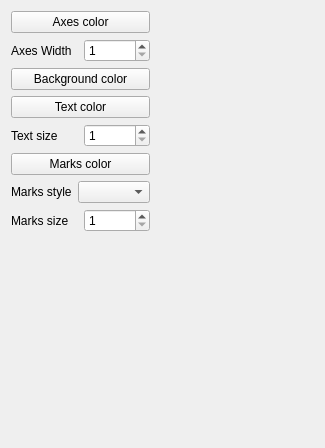
<?xml version="1.0" encoding="UTF-8"?>
<ui version="4.0">
 <class>SettingsWindow</class>
 <widget class="QWidget" name="SettingsWindow">
  <property name="geometry">
   <rect>
    <x>0</x>
    <y>0</y>
    <width>325</width>
    <height>448</height>
   </rect>
  </property>
  <property name="sizePolicy">
   <sizepolicy hsizetype="Minimum" vsizetype="Minimum">
    <horstretch>0</horstretch>
    <verstretch>0</verstretch>
   </sizepolicy>
  </property>
  <property name="windowTitle">
   <string>Canvas Settings</string>
  </property>
  <layout class="QGridLayout" name="gridLayout">
   <item row="0" column="0">
    <layout class="QVBoxLayout" name="verticalLayout">
     <item>
      <widget class="QPushButton" name="axesColorButton">
       <property name="text">
        <string>Axes color</string>
       </property>
      </widget>
     </item>
     <item>
      <layout class="QHBoxLayout" name="horizontalLayout_3">
       <item>
        <widget class="QLabel" name="label_3">
         <property name="text">
          <string>Axes Width</string>
         </property>
        </widget>
       </item>
       <item>
        <widget class="QSpinBox" name="axesWidthSpinBox">
         <property name="minimum">
          <number>1</number>
         </property>
         <property name="maximum">
          <number>64</number>
         </property>
        </widget>
       </item>
      </layout>
     </item>
     <item>
      <widget class="QPushButton" name="bgColorButton">
       <property name="text">
        <string>Background color</string>
       </property>
      </widget>
     </item>
     <item>
      <widget class="QPushButton" name="textColorButton">
       <property name="text">
        <string>Text color</string>
       </property>
      </widget>
     </item>
     <item>
      <layout class="QHBoxLayout" name="horizontalLayout">
       <item>
        <widget class="QLabel" name="label">
         <property name="text">
          <string>Text size</string>
         </property>
        </widget>
       </item>
       <item>
        <widget class="QSpinBox" name="textSizeSpinBox">
         <property name="minimum">
          <number>1</number>
         </property>
         <property name="maximum">
          <number>64</number>
         </property>
        </widget>
       </item>
      </layout>
     </item>
     <item>
      <widget class="QPushButton" name="marksColorButton">
       <property name="text">
        <string>Marks color</string>
       </property>
      </widget>
     </item>
     <item>
      <layout class="QHBoxLayout" name="horizontalLayout_2">
       <item>
        <widget class="QLabel" name="label_2">
         <property name="text">
          <string>Marks style</string>
         </property>
        </widget>
       </item>
       <item>
        <widget class="QComboBox" name="marksStyleComboBox"/>
       </item>
      </layout>
     </item>
     <item>
      <layout class="QHBoxLayout" name="horizontalLayout_4">
       <item>
        <widget class="QLabel" name="label_4">
         <property name="text">
          <string>Marks size</string>
         </property>
        </widget>
       </item>
       <item>
        <widget class="QSpinBox" name="marksSizeSpinBox">
         <property name="minimum">
          <number>1</number>
         </property>
         <property name="maximum">
          <number>64</number>
         </property>
        </widget>
       </item>
      </layout>
     </item>
     <item>
      <spacer name="verticalSpacer">
       <property name="orientation">
        <enum>Qt::Vertical</enum>
       </property>
       <property name="sizeHint" stdset="0">
        <size>
         <width>20</width>
         <height>40</height>
        </size>
       </property>
      </spacer>
     </item>
    </layout>
   </item>
   <item row="0" column="1">
    <spacer name="horizontalSpacer">
     <property name="orientation">
      <enum>Qt::Horizontal</enum>
     </property>
     <property name="sizeHint" stdset="0">
      <size>
       <width>40</width>
       <height>20</height>
      </size>
     </property>
    </spacer>
   </item>
  </layout>
 </widget>
 <resources/>
 <connections/>
</ui>
